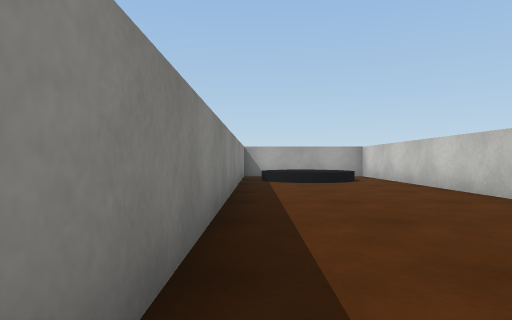
view 1 (above)

16 first-person views from a walk through a Unity game level. The camera is 0.55 m above the floor, looks level and sees 75° across. The floor is counted in squares, 1 m on a side. Each view is taken from the middle of a square. On the plan, view 1 faces up. The plan holds only what a view shows up to about 9 squares ahead; the rest is blank. The place goes on beyond the plan. The player character is not drawn. Surface patterns are stand-ins for the level's own textures.

view 2
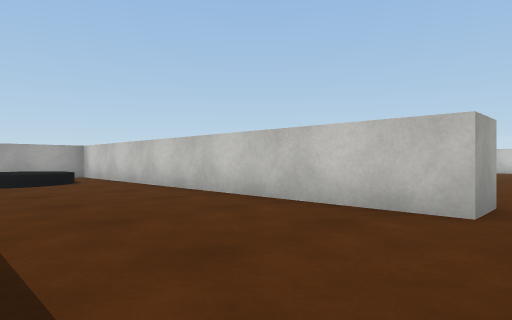

view 3
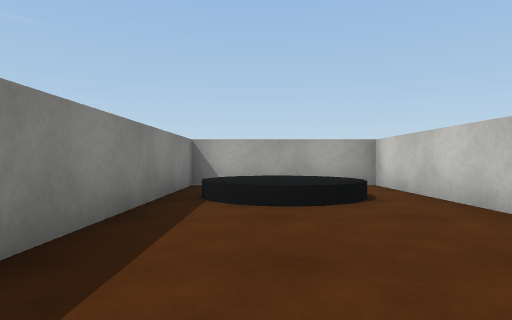

view 4
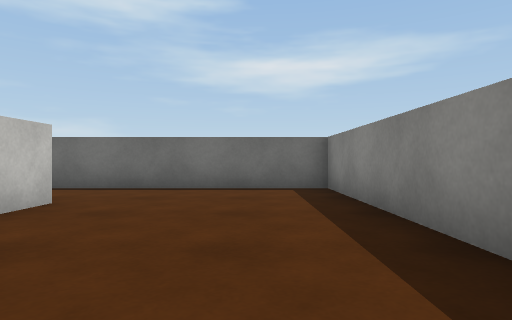

view 5
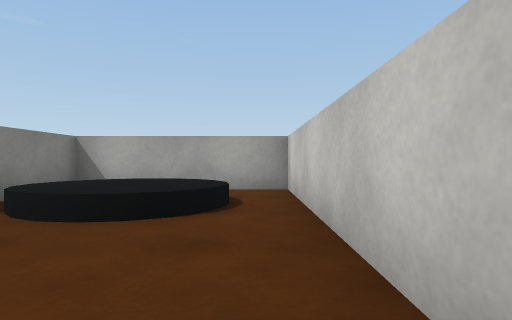

view 6
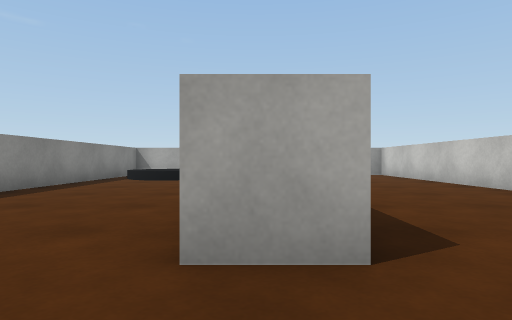

view 7
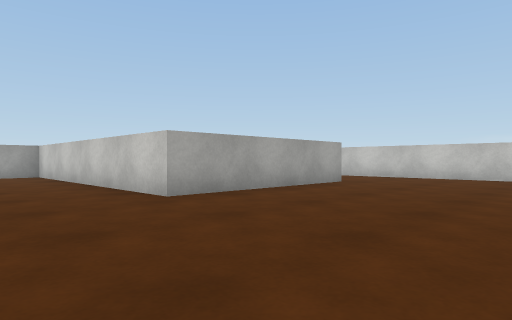

view 8
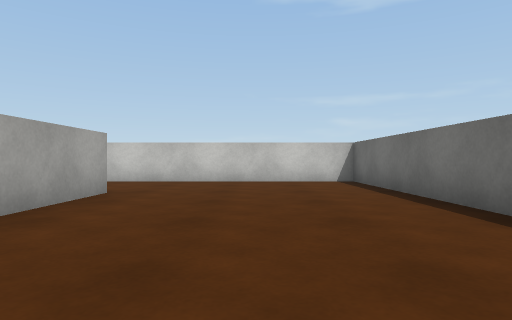

view 9
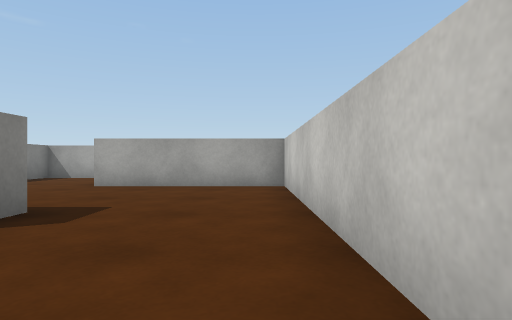

view 10
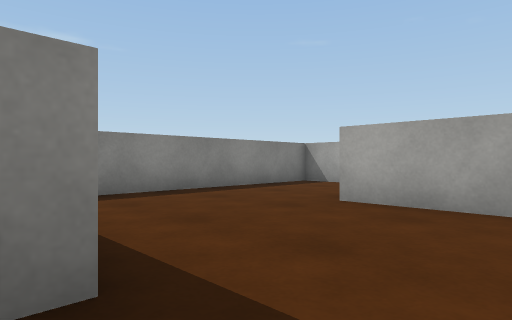

view 11
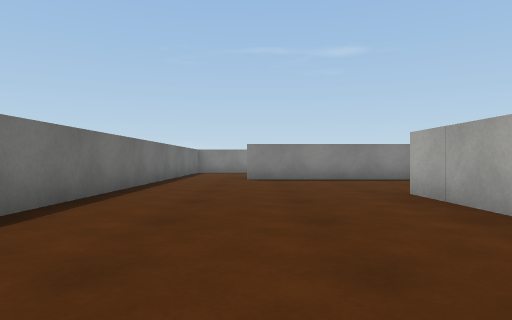

view 12
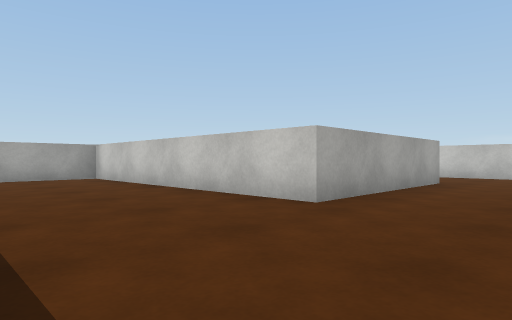

view 13
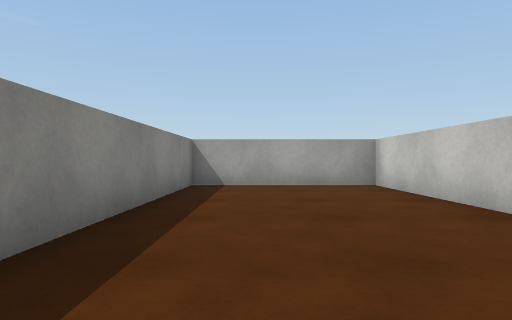

view 14
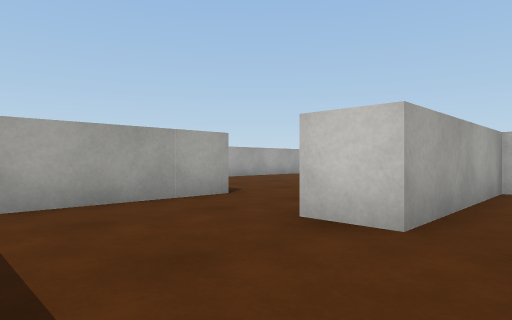

view 15
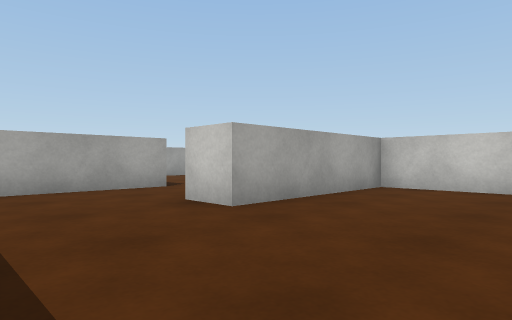

view 16
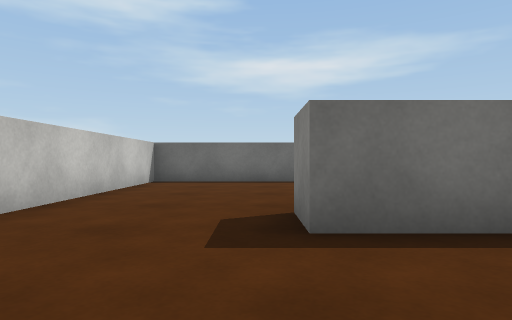

### Floor plan
Ten units are one square. View 1 is at (0, 0); x grows to the right and y downward. Boxes are objects, and circles mark ways between rooms. Rooms are numbered by the first view taken in them; rooms with no view inside come last. Other rooms are left out.
<svg viewBox="-10 -117 181 137">
<path fill="none" stroke="#000" d="M-4 -81 -4 15 36 15M36 -7 36 -112 -4 -112 -4 -96M120 -45 136 -45 136 -35 86 -35 86 -112 46 -112 46 -58M126 -112 96 -112 96 -59M46 -7 36 -7M36 15 166 15 166 -80 126 -80 126 -90"/>
<rect x="-5" y="-105" width="30" height="30" fill="#bbb"><title>black cylinder</title></rect>
<circle cx="40" cy="5" r="3" fill="#2a7"/>
<text x="10" y="-50">1</text>
<text x="100" y="-50">2</text>
</svg>
Room 1 opens to room 2.

Where each view was taken, in squares from view 1:
view 1: 0 up, 0 right, facing up
view 2: 0 up, 0 right, facing up-right
view 3: 4 up, 1 right, facing up
view 4: 5 up, 1 right, facing down
view 5: 5 up, 3 right, facing up
view 6: 1 down, 4 right, facing up
view 7: 1 down, 6 right, facing up-right
view 8: 1 up, 8 right, facing right
view 9: 1 up, 16 right, facing up
view 10: 4 up, 15 right, facing up-left
view 11: 1 up, 14 right, facing left
view 12: 1 up, 5 right, facing up-right
view 13: 4 up, 6 right, facing up
view 14: 7 up, 10 right, facing up-right
view 15: 5 up, 10 right, facing up-right
view 16: 7 up, 14 right, facing down
